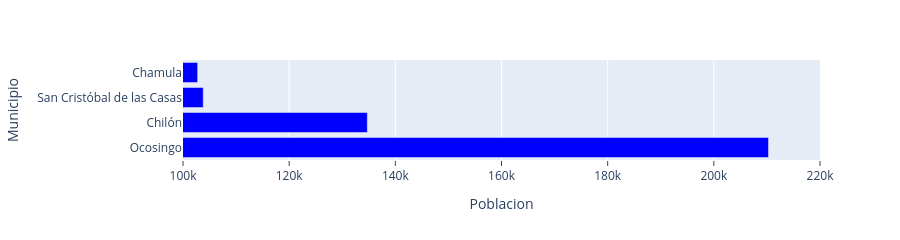

The code cell stored with this chart in its notebook:
### Code cell
fig = px.bar(df_filtrado, x="Poblacion", y= df_filtrado.index, color_discrete_sequence=['blue'],height=200)
fig.update_xaxes(range=[100000, 220000], ticks="outside")
fig.show()

### Figure 1 — Plotly figure (JSON) as saved in the notebook; plotly's stock layout.template omitted (floating-point values rounded to 4 significant figures)
{"data": [{"hovertemplate": "Poblacion=%{x}<br>Municipio=%{y}<extra></extra>", "legendgroup": "", "marker": {"color": "blue", "pattern": {"shape": ""}}, "name": "", "orientation": "h", "showlegend": false, "textposition": "auto", "type": "bar", "x": [210294, 134720, 103810, 102760], "xaxis": "x", "y": ["Ocosingo", "Chilón", "San Cristóbal de las Casas", "Chamula"], "yaxis": "y"}], "layout": {"barmode": "relative", "height": 200, "legend": {"tracegroupgap": 0}, "margin": {"t": 60}, "xaxis": {"anchor": "y", "domain": [0, 1], "range": [100000, 220000], "ticks": "outside", "title": {"text": "Poblacion"}}, "yaxis": {"anchor": "x", "domain": [0, 1], "title": {"text": "Municipio"}}}}
